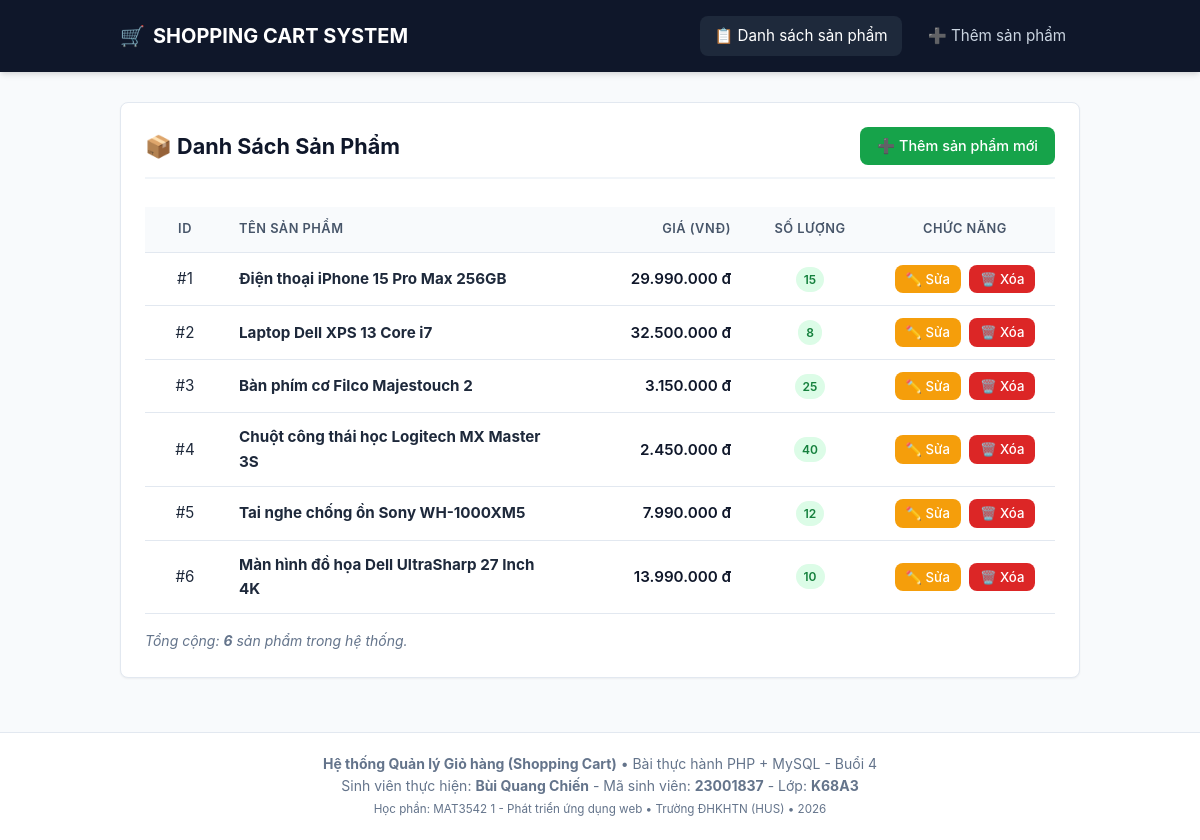
/app/product_list.php, run on the app's committed database.
### tables this page shows
CREATE TABLE `products` (
    `id` INT PRIMARY KEY AUTO_INCREMENT,
    `name` VARCHAR(100) NOT NULL,
    `price` DECIMAL(10,2) NOT NULL,
    `quantity` INT NOT NULL
);

### app/model/product.php (called while the page is built, shortened)
<?php
function getAllProducts() {
    $conn = getDbConnection();
    try {
        $sql = "SELECT id, name, price, quantity FROM products ORDER BY id ASC";
        $stmt = $conn->prepare($sql);
        $stmt->execute();
        return $stmt->fetchAll();
    } catch (PDOException $e) {
        error_log("Lỗi trong getAllProducts(): " . $e->getMessage());
        return [];
    }
}
?>

### app/product_list.php (the view, shortened to what this page needs)
<?php
require_once __DIR__ . '/model/product.php';
$products = getAllProducts();
require_once __DIR__ . '/view/header.php';
?>
<div class="card">
    <div class="card-header-bar">
        <h2 class="card-title">📦 Danh Sách Sản Phẩm</h2>
        <a href="product_add.php" class="btn btn-success">
            ➕ Thêm sản phẩm mới
        </a>
    </div>
    <?php if (empty($products)): ?>
        <div class="alert alert-warning text-center">
            <p>Hiện tại chưa có sản phẩm nào trong cơ sở dữ liệu.</p>
            <p style="margin-top: 10px;">
                <a href="product_add.php" class="btn btn-primary btn-sm">➕ Bấm vào đây để thêm sản phẩm đầu tiên</a>
            </p>
        </div>
    <?php else: ?>
        <div class="table-responsive">
            <table class="product-table">
                <thead>
                    <tr>
                        <th class="text-center" style="width: 80px;">ID</th>
                        <th>Tên sản phẩm</th>
                        <th class="text-right" style="width: 180px;">Giá (VNĐ)</th>
                        <th class="text-center" style="width: 130px;">Số lượng</th>
                        <th class="text-center" style="width: 180px;">Chức năng</th>
                    </tr>
                </thead>
                <tbody>
                    <?php foreach ($products as $product): ?>
                        <tr>
                            <td class="text-center font-bold">
                                #<?= (int)$product['id'] ?>
                            </td>
                            <td>
                                <strong><?= htmlspecialchars($product['name'], ENT_QUOTES, 'UTF-8') ?></strong>
                            </td>
                            <td class="text-right price-text">
                                <?= number_format((float)$product['price'], 0, ',', '.') ?> đ
                            </td>
                            <td class="text-center">
                                <?php if ((int)$product['quantity'] > 0): ?>
                                    <span class="badge badge-in-stock">
                                        <?= (int)$product['quantity'] ?>
                                    </span>
                                <?php else: ?>
                                    <span class="badge badge-out-stock">
                                        Hết hàng (0)
                                    </span>
                                <?php endif; ?>
                            </td>
                            <td class="text-center">
                                <div class="actions-group">
                                    <a href="product_edit.php?id=<?= (int)$product['id'] ?>" class="btn btn-warning btn-sm">
                                        ✏️ Sửa
                                    </a>
                                    <a href="product_delete.php?id=<?= (int)$product['id'] ?>"
                                       class="btn btn-danger btn-sm"
                                       onclick="return confirm('Bạn có chắc chắn muốn xóa sản phẩm \'<?= htmlspecialchars(addslashes($product['name']), ENT_QUOTES, 'UTF-8') ?>\' (ID: <?= (int)$product['id'] ?>) không?');">
                                        🗑️ Xóa
                                    </a>
                                </div>
                            </td>
                        </tr>
                    <?php endforeach; ?>
                </tbody>
            </table>
        </div>
        <div style="margin-top: 16px; color: var(--text-muted); font-size: 0.875rem;">
            <em>Tổng cộng: <strong><?= count($products) ?></strong> sản phẩm trong hệ thống.</em>
        </div>
    <?php endif; ?>
</div>
<?php
require_once __DIR__ . '/view/footer.php';
?>

### app/assets/style.css (style rules this page uses)
:root { --primary: #2563eb; --primary-hover: #1d4ed8; --success: #16a34a; --success-hover: #15803d; --danger: #dc2626; --danger-hover: #b91c1c; --warning: #f59e0b; --warning-hover: #d97706; --secondary: #64748b; --secondary-hover: #475569; --bg-page: #f8fafc; --bg-card: #ffffff; --text-main: #1e293b; --text-muted: #64748b; --border-color: #e2e8f0; --border-radius: 8px; --shadow-sm: 0 1px 2px 0 rgba(0, 0, 0, 0.05); --shadow-md: 0 4px 6px -1px rgba(0, 0, 0, 0.1), 0 2px 4px -1px rgba(0, 0, 0, 0.06); }
* { box-sizing: border-box; margin: 0; padding: 0; }
body { font-family: -apple-system, BlinkMacSystemFont, "Segoe UI", Roboto, "Helvetica Neue", Arial, sans-serif; background-color: var(--bg-page); color: var(--text-main); line-height: 1.6; min-height: 100vh; display: flex; flex-direction: column; }
.card { background: var(--bg-card); border: 1px solid var(--border-color); border-radius: var(--border-radius); padding: 24px; box-shadow: var(--shadow-sm); margin-bottom: 24px; }
.card-header-bar { display: flex; justify-content: space-between; align-items: center; flex-wrap: wrap; gap: 12px; margin-bottom: 20px; padding-bottom: 12px; border-bottom: 2px solid #f1f5f9; }
.card-title { font-size: 1.35rem; font-weight: 700; color: #0f172a; }
.btn { display: inline-block; padding: 8px 16px; font-size: 0.9rem; font-weight: 500; border-radius: var(--border-radius); text-decoration: none; border: 1px solid transparent; cursor: pointer; text-align: center; transition: all 0.2s ease; line-height: 1.4; }
.btn-success { background-color: var(--success); color: #ffffff; }
.btn-warning { background-color: var(--warning); color: #ffffff; }
.btn-danger { background-color: var(--danger); color: #ffffff; }
.btn-sm { padding: 4px 10px; font-size: 0.825rem; }
.table-responsive { overflow-x: auto; }
table.product-table { width: 100%; border-collapse: collapse; margin-top: 8px; font-size: 0.95rem; }
table.product-table th, table.product-table td { padding: 12px 14px; text-align: left; border-bottom: 1px solid var(--border-color); }
table.product-table th { background-color: #f8fafc; font-weight: 600; color: #475569; text-transform: uppercase; font-size: 0.8rem; letter-spacing: 0.5px; }
.text-center { text-align: center !important; }
.text-right { text-align: right !important; }
.price-text { font-weight: 600; color: #0f172a; }
.badge { display: inline-block; padding: 3px 8px; font-size: 0.75rem; border-radius: 9999px; font-weight: 600; }
.badge-in-stock { background-color: #dcfce7; color: #15803d; }
.actions-group { display: flex; gap: 8px; justify-content: center; }

### data on the page
products: id "1", name "Điện thoại iPhone 15 Pro Max 256GB", price "29.990.000", quantity "15"
products: id "2", name "Laptop Dell XPS 13 Core i7", price "32.500.000", quantity "8"
products: id "3", name "Bàn phím cơ Filco Majestouch 2", price "3.150.000", quantity "25"
products: id "4", name "Chuột công thái học Logitech MX Master 3S", price "2.450.000", quantity "40"
products: id "5", name "Tai nghe chống ồn Sony WH-1000XM5", price "7.990.000", quantity "12"
products: id "6", name "Màn hình đồ họa Dell UltraSharp 27 Inch 4K", price "13.990.000", quantity "10"

### other printed values
count($products) "6"
